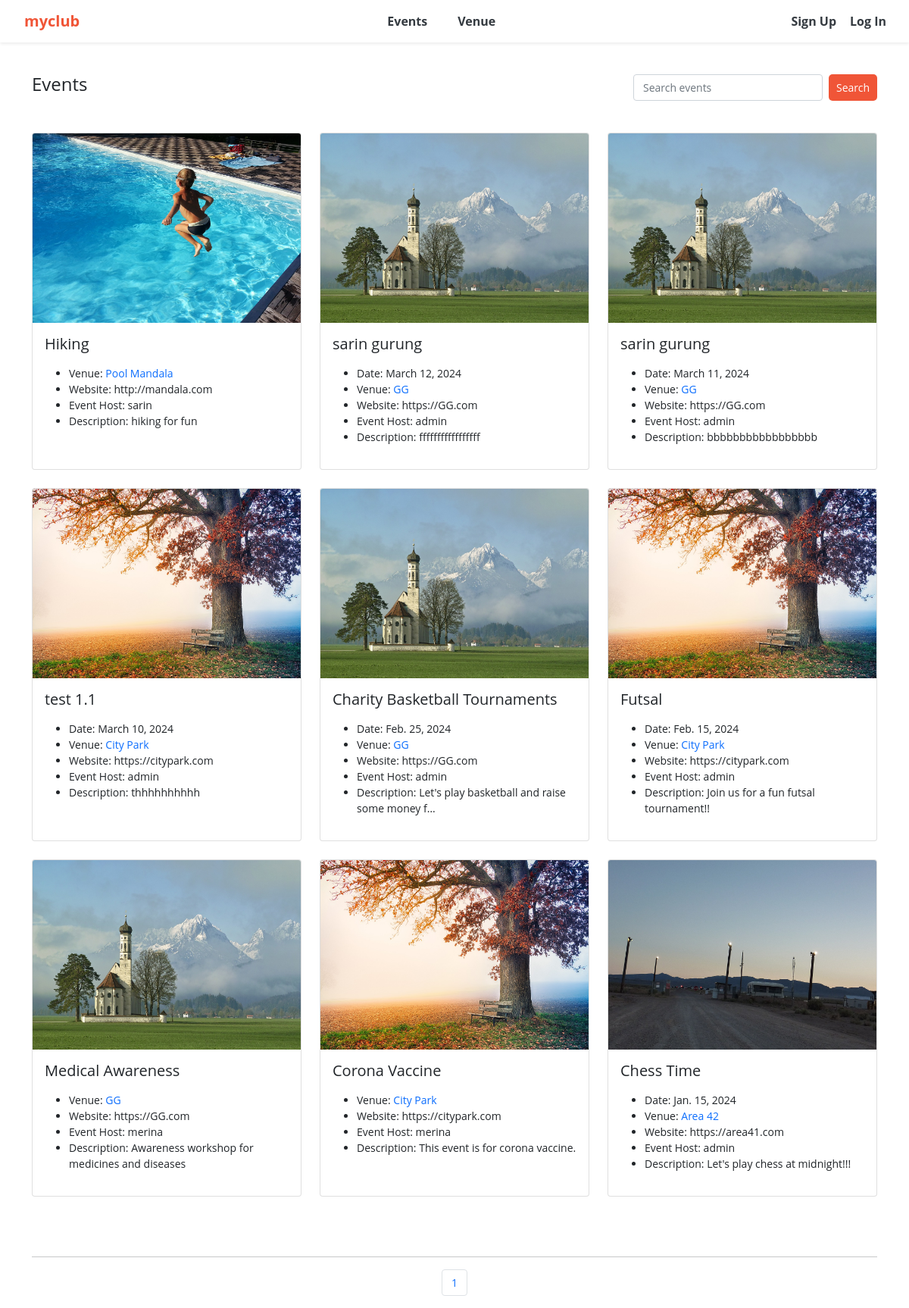
The page /events on the database as committed earlier.
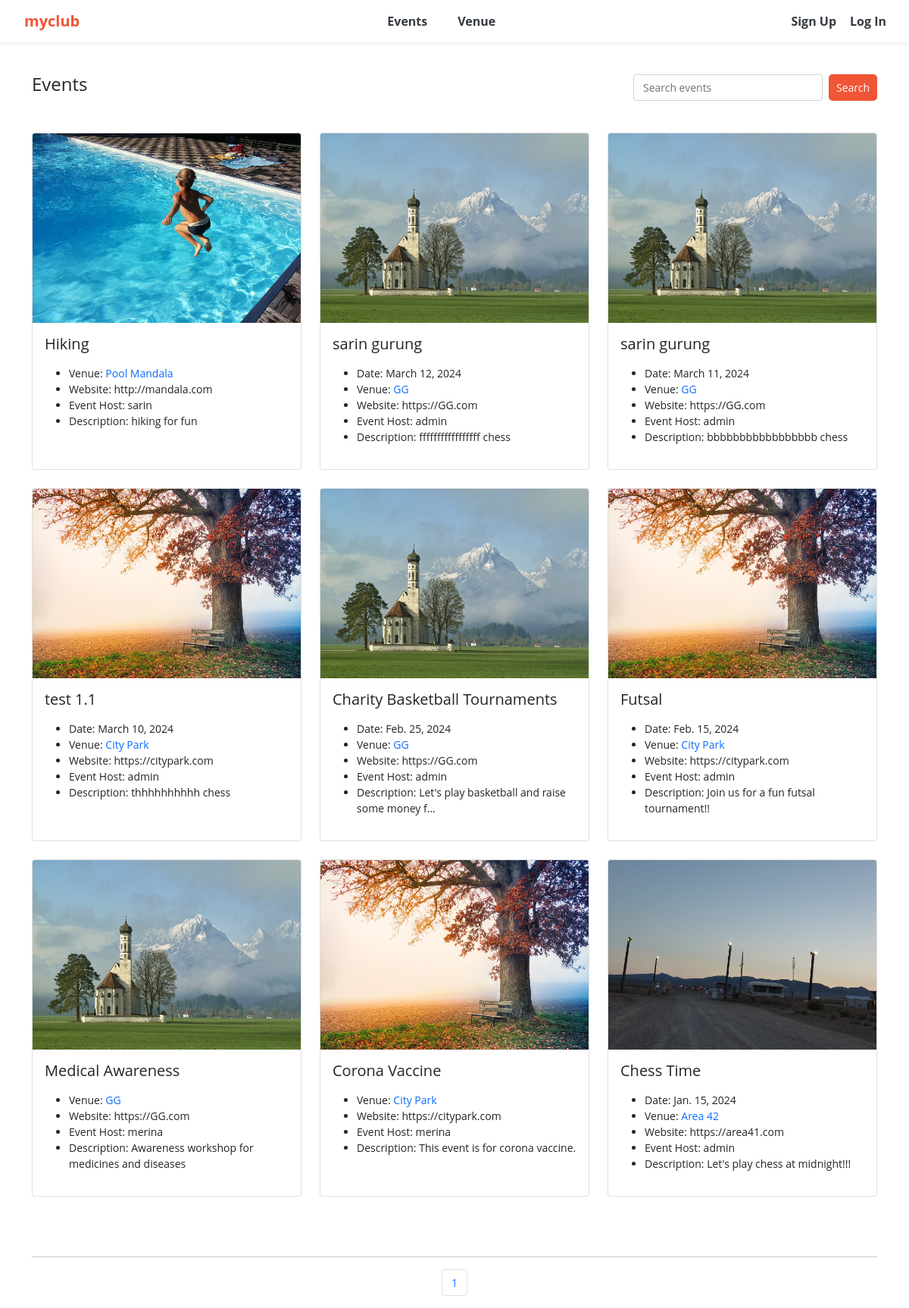
The same page on the database as committed later.
### events/models.py (models this page shows)
class Event(models.Model):
	name = models.CharField('Event Name', max_length=120)
	event_date = models.DateField('Event Date')
	venue = models.ForeignKey(Venue, blank=True, null=True, on_delete=models.CASCADE)
	manager = models.ForeignKey(User, blank=True, null=True, on_delete=models.SET_NULL)
	description = models.TextField(blank=True)
	attendees = models.ManyToManyField(MyClubUser, blank=True)
	def __str__(self):
		return self.name
	class Meta:
		ordering = ['-event_date']

class Venue(models.Model):
	name = models.CharField('Venue Name', max_length=120)
	address = models.CharField(max_length=300)
	zip_code = models.CharField('Zip Code', max_length=15)
	phone = models.CharField('Contact Phone', max_length=25, blank=True)
	web = models.URLField('Website Address', blank=True)
	email_address = models.EmailField('Email Address', blank=True)
	owner = models.IntegerField("Venue Owner", blank=False, default=1)
	venue_description = models.TextField(blank=True)
	venue_image = models.ImageField(null=True, blank=True, upload_to="images/")
	def __str__(self):
		return self.name
	class Meta:
		ordering = ['name']

### events/views.py (the view)
# urls.py: path('events', views.all_events, name="list-events"),
def all_events(request):
	event_list = Event.objects.all().order_by('-event_date')
	p = Paginator(Event.objects.all(), 9)
	page = request.GET.get('page')
	events = p.get_page(page)
	nums = "a" * events.paginator.num_pages
	return render(request, 'events/event_list.html',
		{'event_list': event_list, 'events': events, 'nums':nums})

### events/templates/events/event_list.html (shortened to what this page needs)
{% extends 'events/base.html' %}
{% block content %}
	<nav class="custom-nav">
		<div>
			<h4>Events</h4>
		</div>
		<div>
			<form class="d-flex" method=POST action="{% url 'search_events' %}">
		        <input class="form-control me-2 small-search-input" type="search" placeholder="Search events" aria-label="Search" name="searched">
		        <button class="btn btn-outline-dark btn-light btn-sm btn-custom" type="submit">Search</button>
		      </form>
		</div>
	</nav>
	<br>
	<div class="row row-cols-1 row-cols-md-3 g-4">
	{% for event in events %}
	  <div class="col">
	    <div class="card h-100">
	    {% if event.venue.venue_image %}
	      <a href="{% url 'show-event' event.id %}"><img src="{{ event.venue.venue_image.url }}" class="card-img-top" alt="..." style="height: 250px; width: 100%;"></a>
	    {% endif %}
	      <div class="card-body">
	        <h5 class="card-title">{{event}}</h5>
	        <p class="card-text">
	        	<ul>
		    		{% if event.event_date %}
						<li>Date: {{ event.event_date }}</li>
					{% endif %}
					{% if event.venue %}
						<li>Venue: <a href="{% url 'show-venue' event.venue.id %}" style="text-decoration: none;">{{ event.venue }}</a></li>
					{% endif %}
					{% if event.venue.web %}
						<li>Website: {{ event.venue.web }}</li>
					{% endif %}
					{% if event.manager %}
						<li>Event Host: {{ event.manager }}</li>
					{% endif %}
					{% if event.description %}
						<li>Description: {{ event.description|linebreaksbr|truncatechars:50 }}</li>
					{% endif %}
				</ul>
	        </p>
	      </div>
	    </div>
	  </div>
	  {% endfor%}
	</div>
	<br><br><br>
	<hr>
	<nav aria-label="Page navigation example">
		<ul class="pagination justify-content-center">
			{% for i in nums %}
				<li class="page-item">
					<a class="page-link" href="?page={{ forloop.counter }}">{{ forloop.counter }}</a>
				</li>
			{% endfor %}
		</ul>
	</nav>
{% endblock %}

Rows that differ between the two databases and show on the page:
changed Event: description "fffffffffffffffff" → "fffffffffffffffff chess"
changed Event: description "bbbbbbbbbbbbbbbbb" → "bbbbbbbbbbbbbbbbb chess"
changed Event "test 1.1": description "thhhhhhhhhh" → "thhhhhhhhhh chess"
